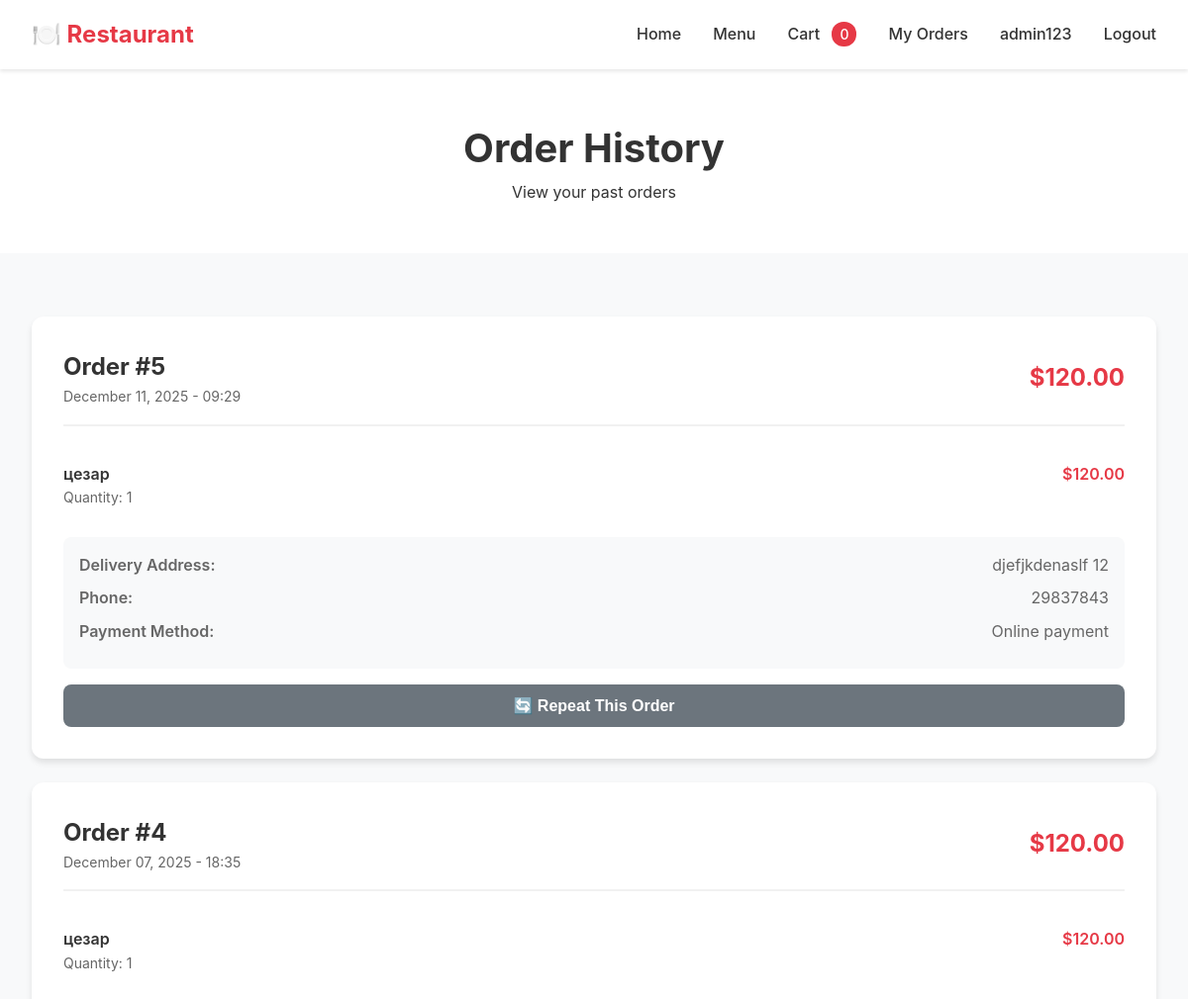
Before: /orders/ (signed in, upper part) with the older database file.
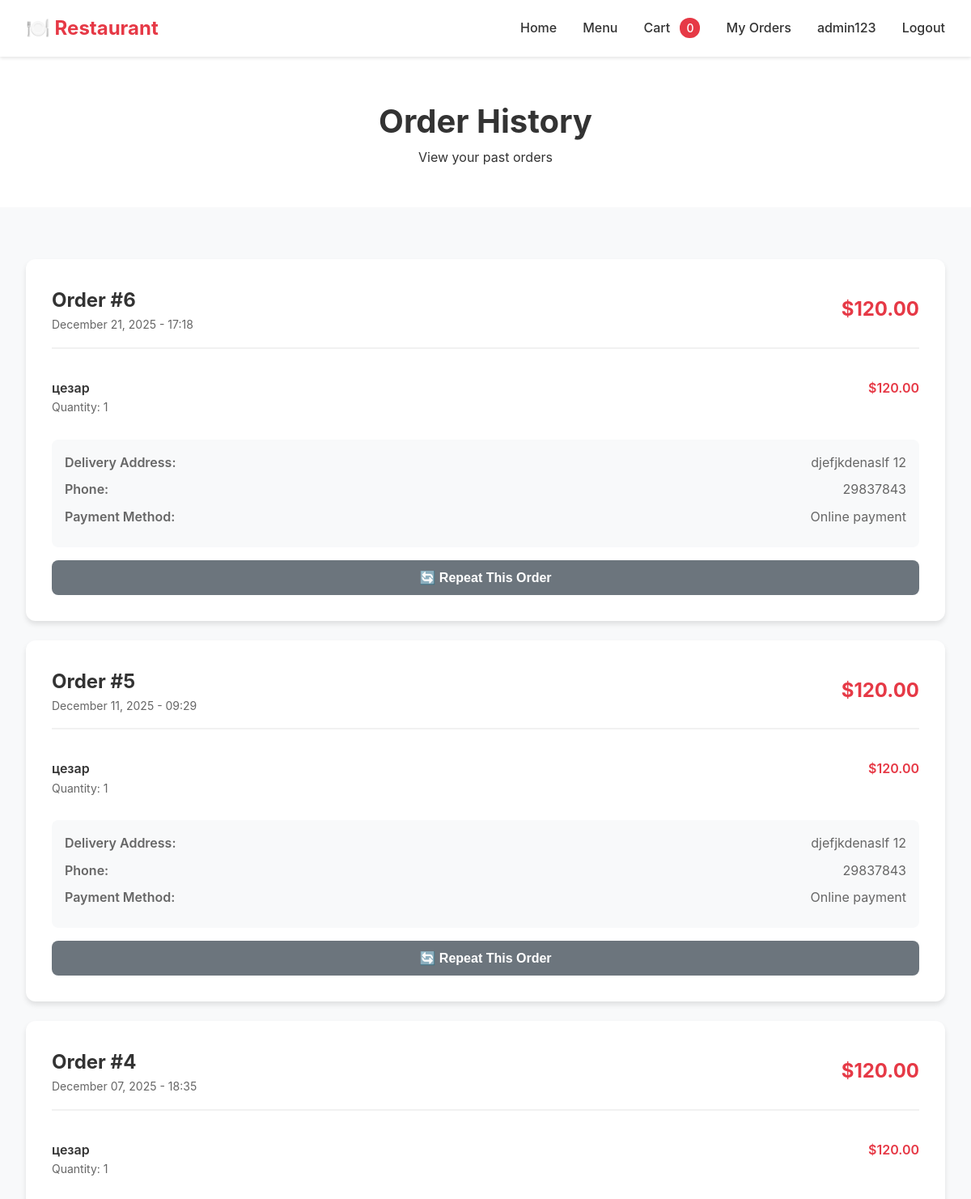
After: the same page with the newer database file.
### restoraunt_app/models.py (models this page shows, shortened)
class Order(models.Model):
    PAYMENT_METHODS = (
        ("online", "Online payment"),
        ("cash", "Cash on delivery"),
    )
    created_at = models.DateTimeField(auto_now_add=True)
    address = models.CharField(max_length=255)
    phone = models.CharField(max_length=20)
    payment_method = models.CharField(max_length=10, choices=PAYMENT_METHODS)
    total_price = models.DecimalField(max_digits=10, decimal_places=2)
    user = models.ForeignKey(User, on_delete=models.CASCADE, null=True, blank=True)

class OrderItem(models.Model):
    order = models.ForeignKey(Order, on_delete=models.CASCADE, related_name="items")
    dish = models.ForeignKey(Dish, on_delete=models.CASCADE)
    quantity = models.PositiveIntegerField()
    price_at_time = models.DecimalField(max_digits=7, decimal_places=2)

class Dish(models.Model):
    category = models.ForeignKey(Category, on_delete=models.CASCADE, related_name="dishes")
    name = models.CharField(max_length=200)
    description = models.TextField()
    ingredients = models.TextField()
    image = models.ImageField(upload_to="dishes/", blank=True, null=True)
    price = models.DecimalField(max_digits=7, decimal_places=2)
    is_available = models.BooleanField(default=True)
    created_at = models.DateTimeField(default=timezone.now)

### restoraunt_app/views.py (the view)
# urls.py: path("orders/", OrderHistoryView.as_view(), name="order_history"),
class OrderHistoryView(LoginRequiredMixin, ListView):
    model = Order
    template_name = "order/history.html"
    context_object_name = "orders"
    def get_queryset(self):
        return Order.objects.filter(user=self.request.user).order_by("-created_at")

### restoraunt_app/templates/order/history.html (shortened to what this page needs)
{% extends "base.html" %}
{% block content %}
<div class="page-header">
    <h1>Order History</h1>
    <p>View your past orders</p>
</div>
<div class="container">
    {% if orders %}
    <div class="orders-list">
        {% for order in orders %}
        <div class="order-card">
            <div class="order-header">
                <div>
                    <div class="order-number">Order #{{ order.id }}</div>
                    <div class="order-date">{{ order.created_at|date:"F d, Y - H:i" }}</div>
                </div>
                <div class="order-total">${{ order.total_price }}</div>
            </div>
            <div class="order-items">
                {% for item in order.items.all %}
                <div class="order-item">
                    <div>
                        <div class="item-name">{{ item.dish.name }}</div>
                        <div class="item-quantity">Quantity: {{ item.quantity }}</div>
                    </div>
                    <div class="item-price">${{ item.price_at_time }}</div>
                </div>
                {% endfor %}
            </div>
            <div class="order-details">
                <div class="detail-row">
                    <span class="detail-label">Delivery Address:</span>
                    <span>{{ order.address }}</span>
                </div>
                <div class="detail-row">
                    <span class="detail-label">Phone:</span>
                    <span>{{ order.phone }}</span>
                </div>
                <div class="detail-row">
                    <span class="detail-label">Payment Method:</span>
                    <span>{{ order.get_payment_method_display }}</span>
                </div>
            </div>
            <form method="post" action="{% url 'repeat_order' order.id %}" class="repeat-order-form">
                <button type="submit" class="btn btn-secondary" style="width: 100%;">
                    🔄 Repeat This Order
                </button>
            </form>
        </div>
        {% endfor %}
    </div>
    {% else %}
    <div class="no-orders">
        <p>You haven't placed any orders yet.</p>
        <a href="{% url 'menu' %}" class="btn btn-primary" style="margin-top: 1rem;">Browse Menu</a>
    </div>
    {% endif %}
</div>
{% endblock %}

Changed rows visible on the page:
added Order: id "6", created_at "December 21, 2025 - 17:18", total_price "120.00", address "djefjkdenaslf 12", phone "29837843", payment_method "Online payment"
added OrderItem: dish.name "цезар", quantity "1", price_at_time "120.00", shown under "6"
